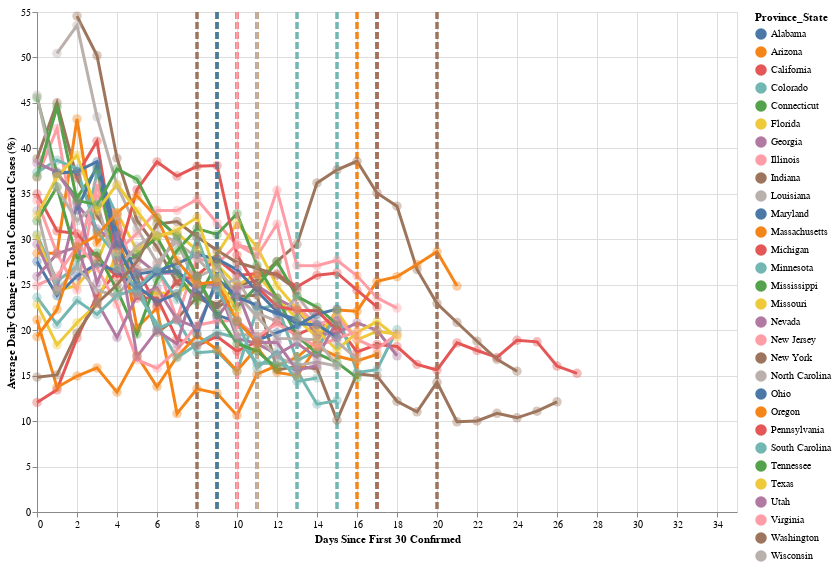

Here is the notebook cell this chart was saved with:
### Code cell
# Countries: Rate of Change (Stephen's prettier version)
chart_usa = cases_usa.loc[(cases_usa.Days_from_M >= 0) * (cases_usa.Days_from_M <= 32)]
for state in full_lockdown_usa:
    if state not in days_since_M:
        continue
    val_to_insert = days_between(days_since_M[state], full_lockdown_usa[state])
    # insert some dummy rows w/ Days_from_N == lockdown_day_from_N to get tooltip_rules w/ mouseover to work properly
    new_row = pd.Series({'Province_State': state,
                         'lockdown_day_from_M': val_to_insert,
                         'Days_from_M': val_to_insert,
                        })
    chart_df = chart_df.append(new_row, ignore_index=True)

chart_df['x'] = chart_df.Days_from_M
chart_df['y'] = chart_df["Average Daily Change in Total Confirmed Cases"]

nearest = alt.selection(type='single', nearest=True, on='mouseover',
                        fields=['x'], empty='none')

legend_selection = alt.selection_multi(fields=['Province_State'], bind='legend')

brush = alt.selection_interval(name="brush", encodings=['x'])

shared_encodings = dict(
    x=alt.X("x:Q", scale=alt.Scale(domain=(0,32)), title = "Days Since First 30 Confirmed"),
    y=alt.Y("y:Q", title="Total Confirmed Cases (Log)", scale=alt.Scale(type='log',domain=(20,100000))),
    color=alt.Color("Province_State"),
)

chart = alt.Chart(chart_df, width=700, height=500)

def _add_model_transformation_fields(base):
    return base.transform_calculate(
        model_y='datum.Lockdown_value * pow(datum.Lockdown_slope, datum.x - datum.Lockdown_x)'
    ).transform_filter(
        'datum.x >= datum.Lockdown_x'
    ).transform_filter(
        'datum.Confirmed !== null'
    ).transform_filter(
        'datum.model_y <= 100000'
    )

lines = chart.mark_line(size=3).encode(
    x=alt.X("x:Q", scale=alt.Scale(domain=(0,32)), title = "Days Since First 30 Confirmed"),
    y=alt.Y("y:Q", title="Average Daily Change in Total Confirmed Cases (%)"),#, scale=alt.Scale(type='log',domain=(100,100000))),
    color=alt.Color("Province_State"),
    opacity=alt.condition(legend_selection, alt.value(3), alt.value(0.1)),
).transform_filter(
    'datum.Confirmed !== null'
).add_selection(legend_selection).add_selection(brush)

model_lines = _add_model_transformation_fields(
    chart.mark_line(size=3, strokeDash=[1,1]).encode(
        x=alt.X("x:Q", scale=alt.Scale(domain=(0,32)), title = "Days Since First 30 Confirmed"),
        y=alt.Y("model_y:Q", title="Total Confirmed Cases (Log)", scale=alt.Scale(type='log',domain=(100,100000))),
        color=alt.Color("Province_State"),
        opacity=alt.condition(legend_selection, alt.value(5), alt.value(0)),
    )
)


points = chart.mark_point(size=90, filled=True).encode(
    x=alt.X("x:Q", scale=alt.Scale(domain=(0,32)), title = "Days Since First 30 Confirmed"),
    y=alt.Y("y:Q", title="Average Daily Change in Total Confirmed Cases (%)"),#, scale=alt.Scale(type='log',domain=(100,100000))),
    color=alt.Color("Province_State"),
    opacity=alt.condition(legend_selection, alt.value(.4), alt.value(0)),
).transform_filter(
    'datum.Confirmed !== null'
)

# Transparent selectors across the chart. This is what tells us
# the x-value of the cursor
selectors = chart.mark_point().encode(
    x='x:Q',
    opacity=alt.value(0),
).add_selection(nearest)

# Draw points on the line, and highlight based on selection
tooltip_points = points.mark_point(filled=True).encode(
    opacity=alt.condition(nearest, alt.value(1), alt.value(0))
)
# Draw text labels near the points, and highlight based on selection
tooltip_text = points.mark_text(align='left', dx=5, dy=-5).encode(
    text=alt.condition(nearest, 'tooltip_text:N', alt.value(' ')),
    opacity=alt.condition(legend_selection, alt.value(3), alt.value(0.1)),
).transform_calculate(
    tooltip_text='datum.Province_State + ": " + datum.y'
)
# Draw a rule at the location of the selection
tooltip_rules = chart.mark_rule(color='gray').encode(
    x='x:Q',
).transform_filter(
    nearest
)

brush_rule = chart.mark_rule(color='red').encode(
    x='brush_mid:Q'
).transform_filter(
    'isDefined(brush.x)'
)

brush_text = brush_rule.mark_text(align='center', dx=5, dy=-255).encode(
    text=alt.value('Line of no intervention'),
    color=alt.value('red')
).transform_filter(
    'isDefined(brush.x)'
)

lockdown_rules = chart.mark_rule(size = 3, strokeDash=[7,3]).encode(
        x='x:Q',
        color=alt.Color("Province_State"),
        opacity=alt.condition(legend_selection, alt.value(1), alt.value(0)),
).transform_filter(
    'datum.x == datum.lockdown_day_from_M'
)

lockdown_tooltip=lockdown_rules.mark_text(align='left', dx=5, dy=-220).encode(
    text=alt.condition(nearest, 'lockdown_tooltip_text:N', alt.value(' '))
).transform_calculate(
    lockdown_tooltip_text='datum.Province_State + " locked down"'
)
alt.layer(
    lines,
#     model_lines,
    selectors,
    tooltip_points,
    tooltip_text,
#     tooltip_rules,
    brush_rule,
    brush_text,
    lockdown_rules,
    lockdown_tooltip,
    points
).transform_calculate(
    brush_mid='isDefined(brush.x) ? 0.5 * (brush.x[0] + brush.x[1]) : 100'
)

### Figure 1 — Vega-Lite specification as saved in the notebook (floating-point values rounded to 4 significant figures; data arrays with more than 128 entries replaced by an {"elided": "..."} marker saying what was removed)
{"config": {"view": {"continuousWidth": 400, "continuousHeight": 300}}, "layer": [{"mark": {"type": "line", "size": 3}, "encoding": {"color": {"type": "nominal", "field": "Province_State"}, "opacity": {"condition": {"value": 3, "selection": "selector082"}, "value": 0.1}, "x": {"type": "quantitative", "field": "x", "scale": {"domain": [0, 32]}, "title": "Days Since First 30 Confirmed"}, "y": {"type": "quantitative", "field": "y", "title": "Average Daily Change in Total Confirmed Cases (%)"}}, "height": 500, "selection": {"selector082": {"type": "multi", "fields": ["Province_State"], "bind": "legend"}, "brush": {"type": "interval", "encodings": ["x"]}}, "transform": [{"filter": "datum.Confirmed !== null"}], "width": 700}, {"mark": "point", "encoding": {"opacity": {"value": 0}, "x": {"type": "quantitative", "field": "x"}}, "height": 500, "selection": {"selector081": {"type": "single", "nearest": true, "on": "mouseover", "fields": ["x"], "empty": "none"}}, "width": 700}, {"mark": {"type": "point", "filled": true}, "encoding": {"color": {"type": "nominal", "field": "Province_State"}, "opacity": {"condition": {"value": 1, "selection": "selector081"}, "value": 0}, "x": {"type": "quantitative", "field": "x", "scale": {"domain": [0, 32]}, "title": "Days Since First 30 Confirmed"}, "y": {"type": "quantitative", "field": "y", "title": "Average Daily Change in Total Confirmed Cases (%)"}}, "height": 500, "transform": [{"filter": "datum.Confirmed !== null"}], "width": 700}, {"mark": {"type": "text", "align": "left", "dx": 5, "dy": -5}, "encoding": {"color": {"type": "nominal", "field": "Province_State"}, "opacity": {"condition": {"value": 3, "selection": "selector082"}, "value": 0.1}, "text": {"condition": {"type": "nominal", "field": "tooltip_text", "selection": "selector081"}, "value": " "}, "x": {"type": "quantitative", "field": "x", "scale": {"domain": [0, 32]}, "title": "Days Since First 30 Confirmed"}, "y": {"type": "quantitative", "field": "y", "title": "Average Daily Change in Total Confirmed Cases (%)"}}, "height": 500, "transform": [{"filter": "datum.Confirmed !== null"}, {"calculate": "datum.Province_State + \": \" + datum.y", "as": "tooltip_text"}], "width": 700}, {"mark": {"type": "rule", "color": "red"}, "encoding": {"x": {"type": "quantitative", "field": "brush_mid"}}, "height": 500, "transform": [{"filter": "isDefined(brush.x)"}], "width": 700}, {"mark": {"type": "text", "align": "center", "dx": 5, "dy": -255}, "encoding": {"color": {"value": "red"}, "text": {"value": "Line of no intervention"}, "x": {"type": "quantitative", "field": "brush_mid"}}, "height": 500, "transform": [{"filter": "isDefined(brush.x)"}, {"filter": "isDefined(brush.x)"}], "width": 700}, {"mark": {"type": "rule", "size": 3, "strokeDash": [7, 3]}, "encoding": {"color": {"type": "nominal", "field": "Province_State"}, "opacity": {"condition": {"value": 1, "selection": "selector082"}, "value": 0}, "x": {"type": "quantitative", "field": "x"}}, "height": 500, "transform": [{"filter": "datum.x == datum.lockdown_day_from_M"}], "width": 700}, {"mark": {"type": "text", "align": "left", "dx": 5, "dy": -220}, "encoding": {"color": {"type": "nominal", "field": "Province_State"}, "opacity": {"condition": {"value": 1, "selection": "selector082"}, "value": 0}, "text": {"condition": {"type": "nominal", "field": "lockdown_tooltip_text", "selection": "selector081"}, "value": " "}, "x": {"type": "quantitative", "field": "x"}}, "height": 500, "transform": [{"filter": "datum.x == datum.lockdown_day_from_M"}, {"calculate": "datum.Province_State + \" locked down\"", "as": "lockdown_tooltip_text"}], "width": 700}, {"mark": {"type": "point", "filled": true, "size": 90}, "encoding": {"color": {"type": "nominal", "field": "Province_State"}, "opacity": {"condition": {"value": 0.4, "selection": "selector082"}, "value": 0}, "x": {"type": "quantitative", "field": "x", "scale": {"domain": [0, 32]}, "title": "Days Since First 30 Confirmed"}, "y": {"type": "quantitative", "field": "y", "title": "Average Daily Change in Total Confirmed Cases (%)"}}, "height": 500, "transform": [{"filter": "datum.Confirmed !== null"}], "width": 700}], "data": {"name": "data-bcee25e5226b74fc1591375706e63841"}, "transform": [{"calculate": "isDefined(brush.x) ? 0.5 * (brush.x[0] + brush.x[1]) : 100", "as": "brush_mid"}], "$schema": "https://vega.github.io/schema/vega-lite/v4.0.2.json", "datasets": {"data-bcee25e5226b74fc1591375706e63841": {"elided": "540 records"}}}
